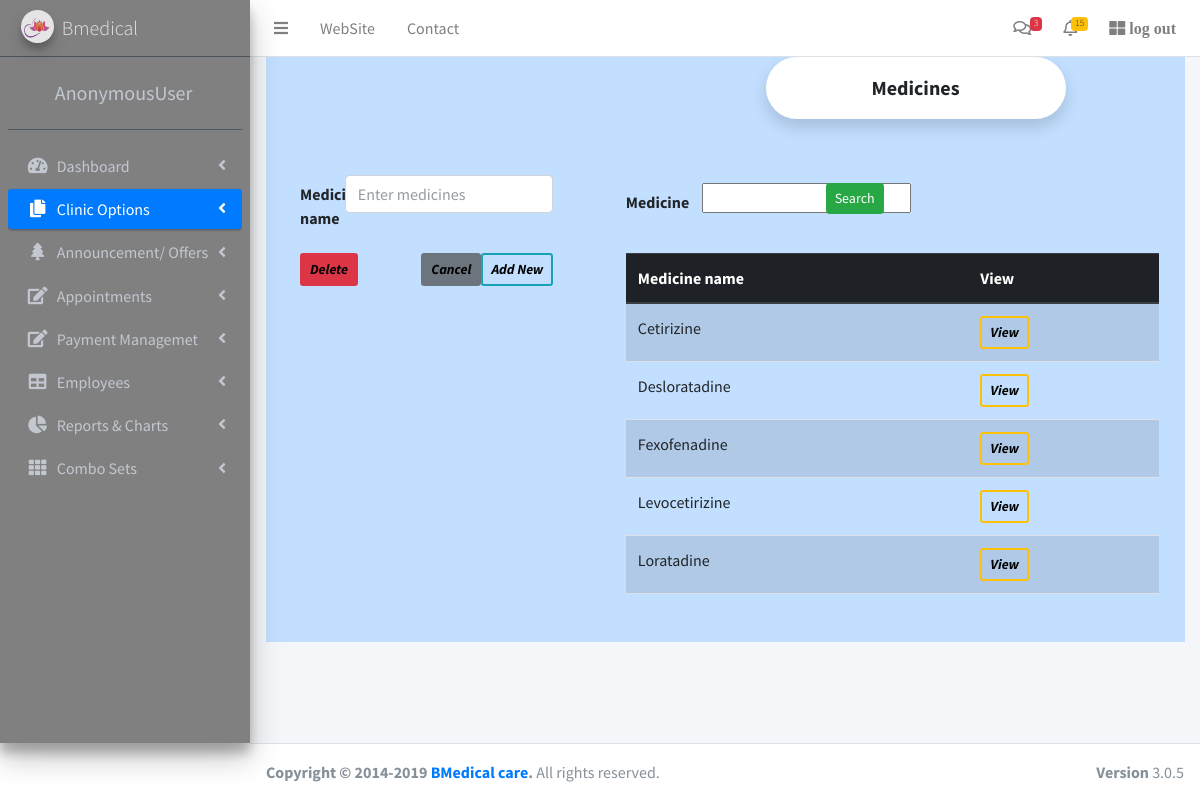
/appsample/medicines/, run on the app's committed database.
### appsample/models.py (models this page shows, shortened)
class Medicine(models.Model):
	name = models.CharField(max_length = 200)

### appsample/views.py (the view)
# urls.py: re_path(r'^medicines/(?P<pk>\d+)?$', views.medicine, name = 'medicines'),
def medicine(request, pk=None):
	model = Medicine.objects.get(pk=pk) if pk else Medicine()
	data = Medicine.objects.all()
	filter = MedicineFilter(request.GET, queryset = data)
	data = filter.qs
	if request.POST.get('save'):
		form = MedicineForm(request.POST, instance=model)
		if form.is_valid():
			form.save()
			return redirect('/appsample/medicines')
	else:
		form = MedicineForm(instance=model)
		if request.POST:
			model.delete()
			return redirect('/appsample/medicines')
	context = {'form':form, 'data':data, 'filter':filter}
	return render(request, 'medicine.html', context)

### appsample/forms.py
class MedicineForm(ModelForm):
	class Meta:
		model = Medicine
		fields = '__all__'
		widgets = {
			'name':TextInput(attrs = {'class':'form-control', 'placeholder':'Enter medicines'}),
		}

### appsample/templates/medicine.html (shortened to what this page needs)
{% extends 'main.html' %}
{% block content %}
<div style="background-color:#C2DFFF;" >
<div class="rounded-pill text-center fw-bold fs-5 shadow p-3 mb-4 bg-body rounded "
style = "background-color:yellow; width:300px; margin-left:500px;">
Medicines
</div>
<div class="row">
    <div class=" p-3 my-3  col-md-4"  >
		<form method = "POST"  style="margin-left:10px;" class="pl-3">
  				<div class="row mb-3">
    				<label  class="col-sm-2 col-form-label fw-bold">Medicine name</label>
   					<div class="col-sm-10">
     					 {{form.name}}
    				</div>
  				</div>
			<input type="submit" value="Add New " name="save" style="color: black" class="btn btn-outline-info  border-2 fw-bold btn-sm fst-italic float-end">
			<input type="submit" value="Delete" style="color: black" class="btn btn-danger  border-2 fw-bold btn-sm fst-italic float-left">
			<input type="reset"  value="Cancel" style="color: black" class="btn btn-secondary  border-2 fw-bold btn-sm fst-italic float-end">
		</form>
    </div>
    <div class="p-3 my-3  col-md-8  " >
		<div class= "row ">
			<form method = "GET" class=" pl-5 row mt-2">
	  			<div class="col-md-5 ">
	  				<div class="row mb-3">
    					<label  class="col-sm-4 col-form-label fw-bold  ">Medicine</label>
   						<div class="col-sm-7 ">
     					 	{{filter.form.name}}
    					</div>
  					</div>
	  			</div>
				<div class="col-md-1 ">
					<input type="submit" value="Search " class="btn btn-success btn-sm float-end ">
				</div>
		</form>
		</div>
		<div class= "row pt-3 pl-5 pr-4">
					<table class="table table-striped  table-hover caption-top ">
						<thead class="thead-dark table-active">
							<tr>
								<th scope="col">Medicine name</th>
								<th scope="col">View</th>
							</tr>
						</thead>
						<tbody>
							{% for d in data %}
							<tr>
								<td>{{d.name}}</td>
								<td>
									<a class="btn btn-outline-warning btn-sm border-2 fst-italic fw-bold" href = "{{d.id}}" style="color: black;" >View</a>
							</tr>
							{% endfor %}
						</tbody>
					</table>
		</div>
    </div>
</div>
</div>
{% endblock %}

### data on the page
Medicine: name "Cetirizine"
Medicine: name "Desloratadine"
Medicine: name "Fexofenadine"
Medicine: name "Levocetirizine"
Medicine: name "Loratadine"

### other printed values
{{ request.user }} "AnonymousUser"
